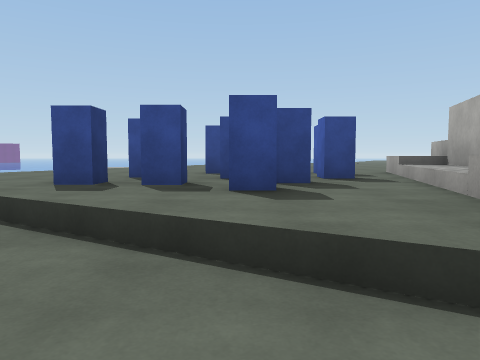
[1] (above)

24 first-person views from a walk through a scene from a Unity 3-D project. The camera is 1.2 m above the floor, tilts 4° down and sees 70° across. The floor is counted in squares, 2 m on a side. Each view is taken from the middle of a square. On the plan, view 1 faces up. The plan holds only what a view shows up to about 10 squares ahead; the rest is blank. The place goes on beyond the plan. The player character is not drawn. Door leaves are left out, so doorways stand open. Surface patterns are stand-ins for the level's own textures.

[2]
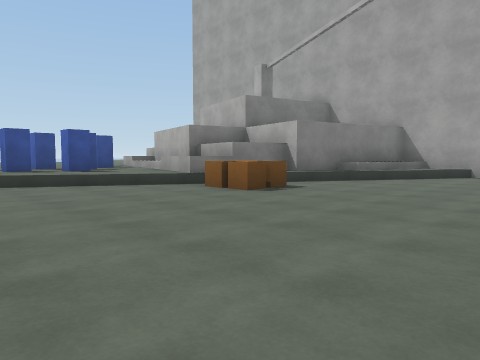

[3]
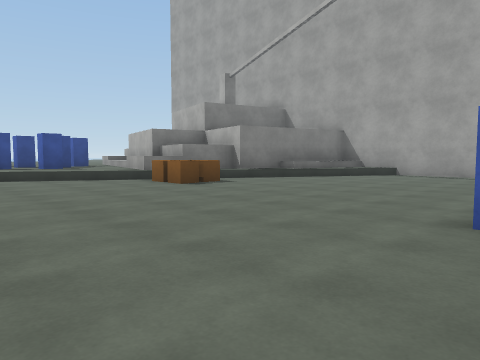

[4]
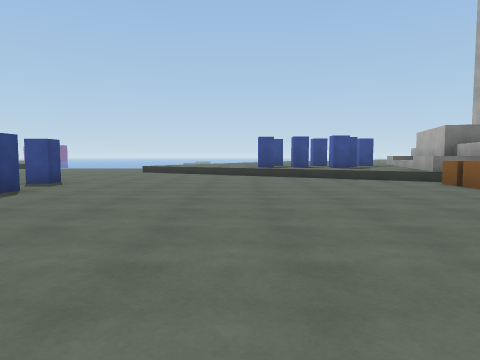

[5]
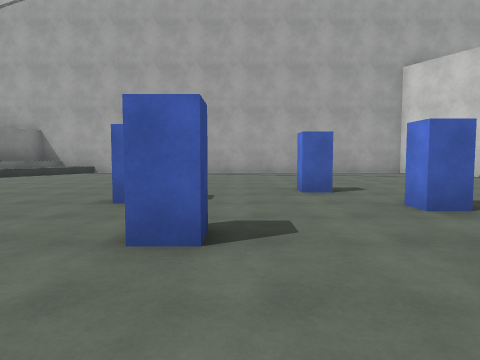

[6]
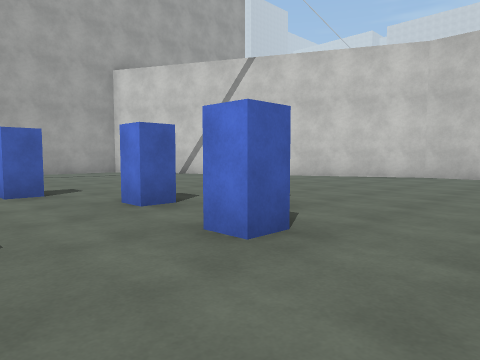

[7]
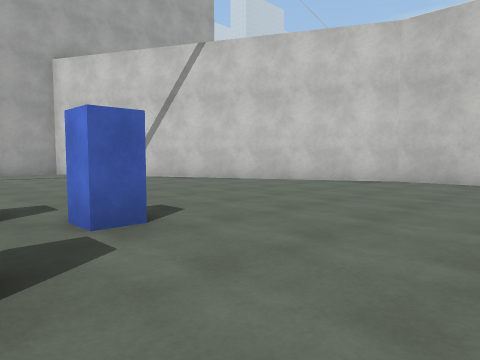

[8]
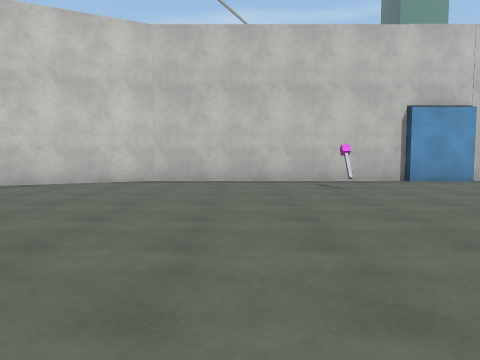

[9]
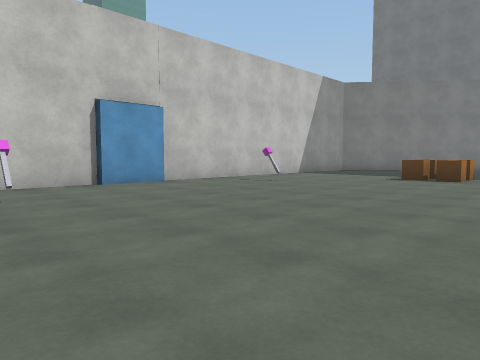

[10]
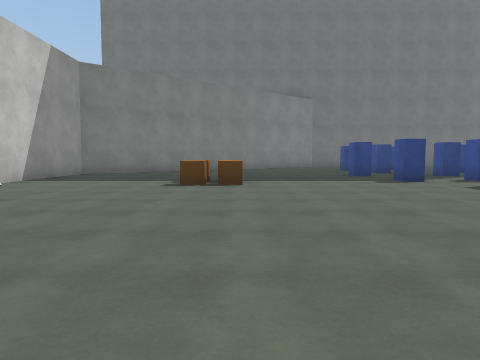

[11]
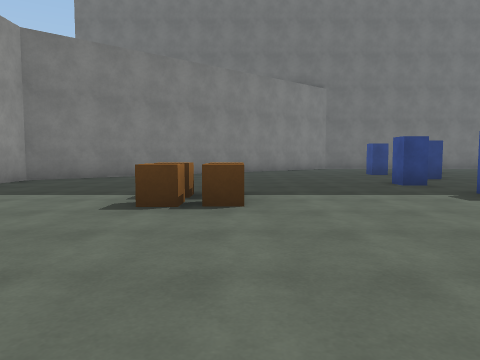

[12]
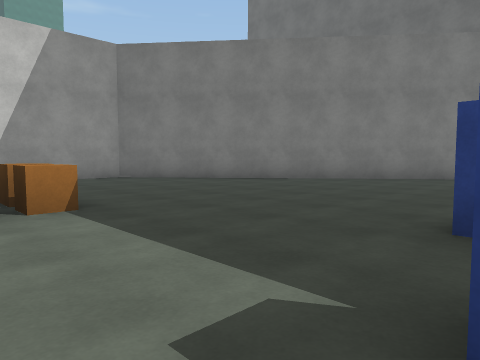

[13]
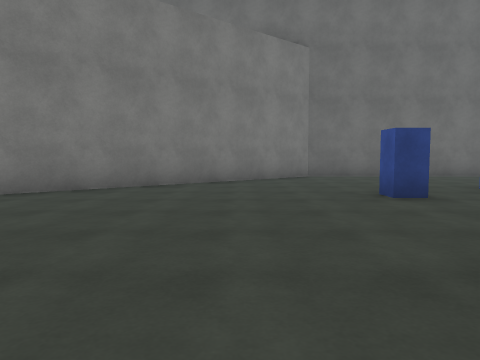

[14]
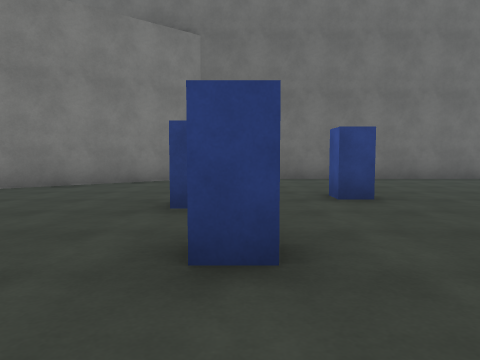

[15]
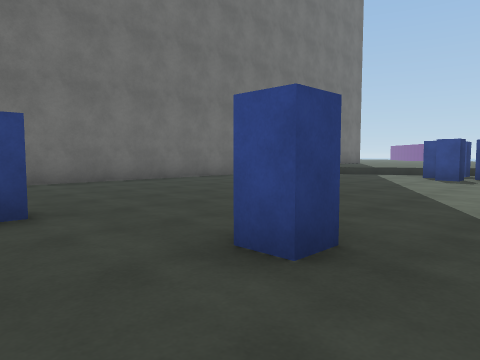

[16]
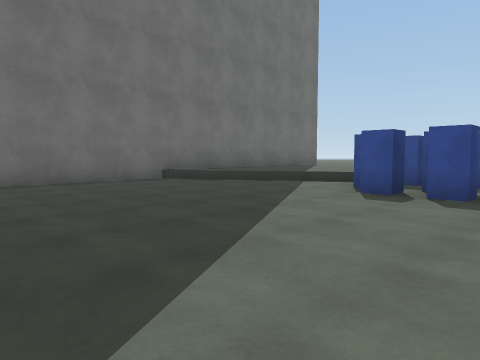

[17]
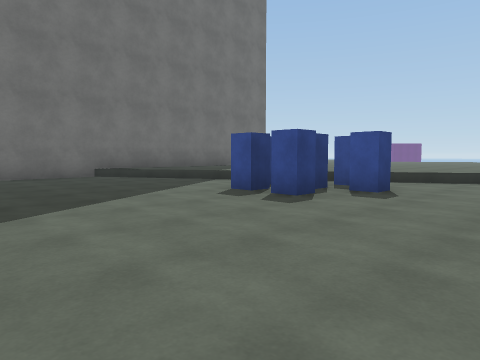

[18]
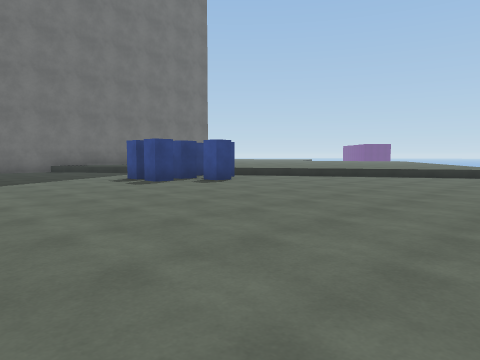

[19]
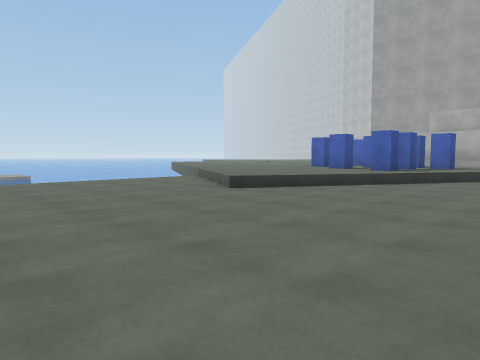

[20]
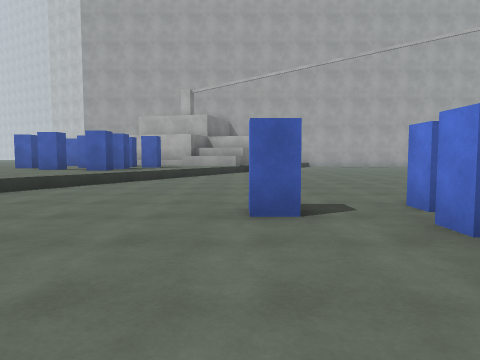

[21]
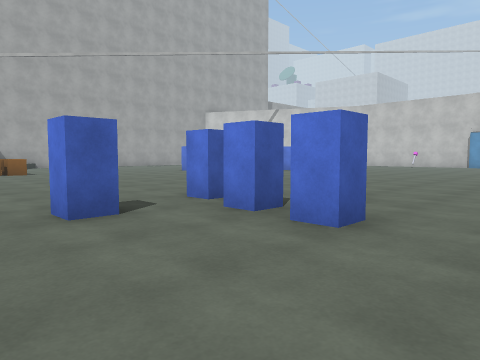

[22]
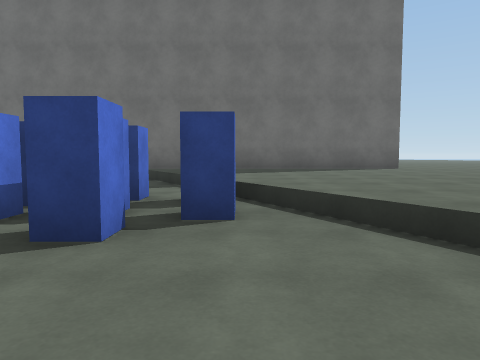

[23]
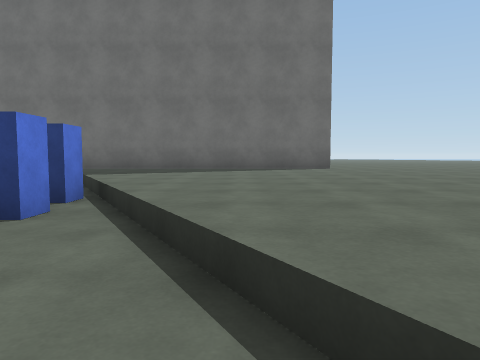

[24]
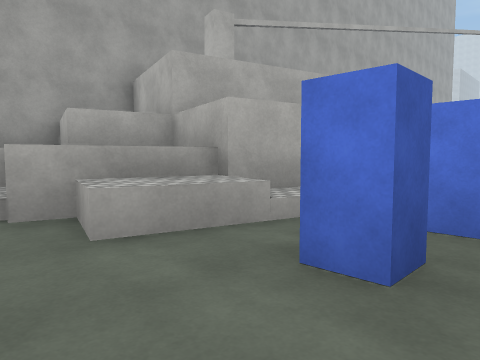

### Floor plan
Key: @ floor where view 1 was taken; # wall or solid block; x gap in a wall; . main floor; : floor 0.5 m higher than the main floor; + floor 0.75 m higher than the main floor; / step, stairs or slope; = window, fence, low wall or low ledge; ^ raised ledge; O other object.
Columns run from 25 left of view 1 to 9 right of it. Each row starts with its distance up from view 1.
  9 #::::::::  :/  ...../     ::::
  8 #::::::::://.  ...../::   :::=^^ ^
  7 #::::::://...  ..../:::::O:Ox^^###
  6 #::::::/...... ....::::O:OOO/###
  5 #::::O.O...... ....//:::::O:+#
  4 #:://...O............//OOO::+#
  3 #//..OO................/:::#x#
  2 #.....OO................./:=^ #
  1 #.................O......./x^^#
  0 #........................@.O.####
 -1 #...............OOO...........//
 -2 #..............................//:#
 -3 #........      ................../#
 -4 #........      ...................#
 -5 #......O.      ...................#
 -6 #........      ....  .........
 -7 #...O....O.O    ...   .OO.O.....
 -8 #......O....    ...  ..OO.......
 -9 #....O.....O... ..   ......O....
-10 ##.......O......     ..O.O.....
-11  #......................O........
-12  ##..............................
-13   ##.......OO....................
-14    ##......OO..................
-15     ##.........................#
-16      #.........O....O........##
-17      ##....................###
-18       ##..... ...##......###
-19        #####  ############

Positions as (right, up) in squares from view 1, and headings:
1: (0, 0), facing up
2: (-3, -5), facing up-right
3: (-3, -7), facing up-right
4: (-3, -7), facing up
5: (-4, -8), facing right
6: (-4, -8), facing down-right
7: (-4, -10), facing down-right
8: (-3, -10), facing down
9: (-4, -11), facing down-left
10: (-6, -13), facing left
11: (-9, -13), facing left
12: (-13, -9), facing down-left
13: (-15, -11), facing left
14: (-16, -8), facing left
15: (-17, -7), facing up-left
16: (-17, -3), facing up-left
17: (-15, -2), facing up-left
18: (-11, -2), facing up-left
19: (-11, 1), facing up-right
20: (-11, 1), facing right
21: (-11, 2), facing down-right
22: (-15, 5), facing left
23: (-15, 7), facing left
24: (1, 9), facing down-right
